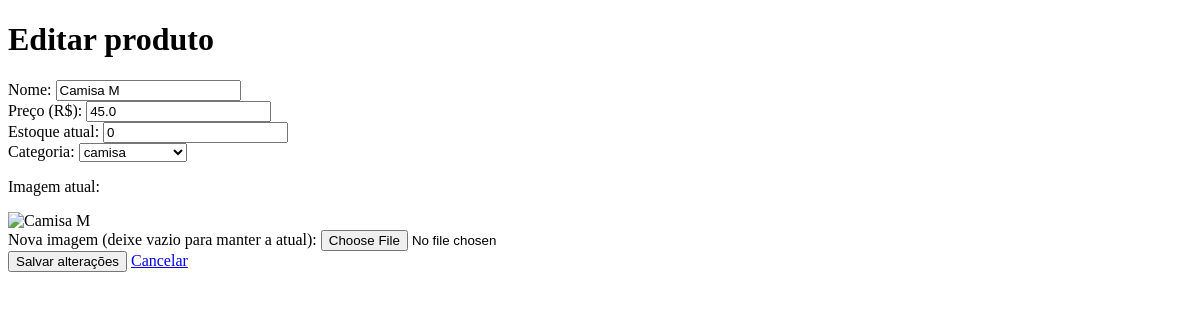
Before: /produtos/1/editar (signed in) with the older database file.
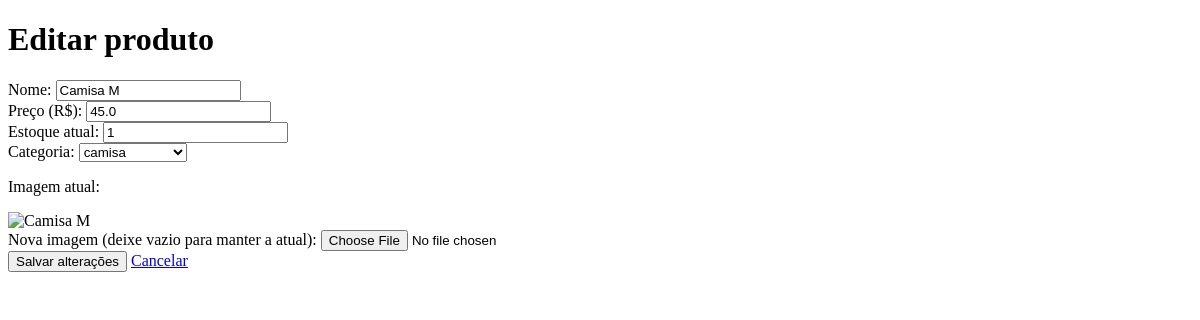
After: the same page with the newer database file.
### app/models/produto.py (models this page shows, shortened)
class Produto(Base):
    __tablename__ = "produtos"
    id = Column(Integer, primary_key=True, autoincrement=True, index=True)
    nome = Column(String (150), nullable=False, index=True)
    preco = Column(Float, nullable=False, default=0.0)
    estoque_atual = Column (Integer, nullable=False, default=0)
    ativo = Column (Boolean, default=True)
    imagem_path = Column(String(255), nullable=True)
    categoria_id = Column (Integer, ForeignKey("categorias.id", ondelete="SET NULL"), nullable=True)
    categoria = relationship("Categoria", back_populates="produtos")

### app/controllers/produto_controller.py (the view)
@router.get("/{produto_id}/editar")
def form_editar_produto(
    produto_id: int,
    request: Request,
    db: Session = Depends(get_db),
    admin = Depends(get_admin)
):
    editando   = db.query(Produto).filter(Produto.id == produto_id).first()
    categorias = db.query(Categoria).filter(Categoria.ativo == True).all()
    if not editando:
        return RedirectResponse(url="/produtos", status_code=302)
    return templates.TemplateResponse(
        request,
        "produtos/form.html",
        {
            "request":    request,
            "usuario":    admin,
            "editando":   editando,
            "categorias": categorias
        }
    )

### app/templates/produtos/form.html (shortened to what this page needs)
<!DOCTYPE html>
<html lang="pt-br">
<head>
</head>
<body>
    <h1>{{ "Editar produto" if editando else "Novo produto" }}</h1>
    <form action="{{ '/produtos/' + editando.id|string + '/editar' if editando else '/produtos/novo' }}"
          method="post"
          enctype="multipart/form-data">
        <label>Nome:
            <input type="text"
                   name="nome"
                   value="{{ editando.nome if editando else (valores.nome if valores else '') }}"
                   required>
        </label>
        <br>
        <label>Preço (R$):
            <input type="number"
                   name="preco"
                   step="0.01"
                   min="0"
                   value="{{ editando.preco if editando else (valores.preco if valores else '0.00') }}"
                   required>
        </label>
        <br>
        <label>Estoque atual:
            <input type="number"
                   name="estoque_atual"
                   min="0"
                   value="{{ editando.estoque_atual if editando else (valores.estoque_atual if valores else '0') }}"
                   required>
        </label>
        <br>
        <label>Categoria:
            <select name="categoria_id">
                {% for c in categorias %}
                    <option value="{{ c.id }}"
                        {{ 'selected' if (editando and editando.categoria_id == c.id) or (valores and valores.categoria_id == c.id) else '' }}>
                        {{ c.nome }}
                    </option>
                {% endfor %}
            </select>
        </label>
        <br>
        {% if editando and editando.imagem_path %}
            <p>Imagem atual:</p>
            <img src="{{ editando.imagem_url }}"
                 alt="{{ editando.nome }}"
                 width="100"
                 style="object-fit:cover">
            <br>
        {% endif %}
        <label>{{ "Nova imagem (deixe vazio para manter a atual):" if editando else "Imagem:" }}
            <input type="file"
                   name="imagem"
                   accept=".jpg,.jpeg,.png,.webp">
        </label>
        <br>
        <button type="submit">
            {{ "Salvar alterações" if editando else "Criar produto" }}
        </button>
        <a href="/produtos">Cancelar</a>
    </form>
</body>
</html>

Changed rows visible on the page:
changed Produto "Camisa M": estoque_atual "0" → "1"
